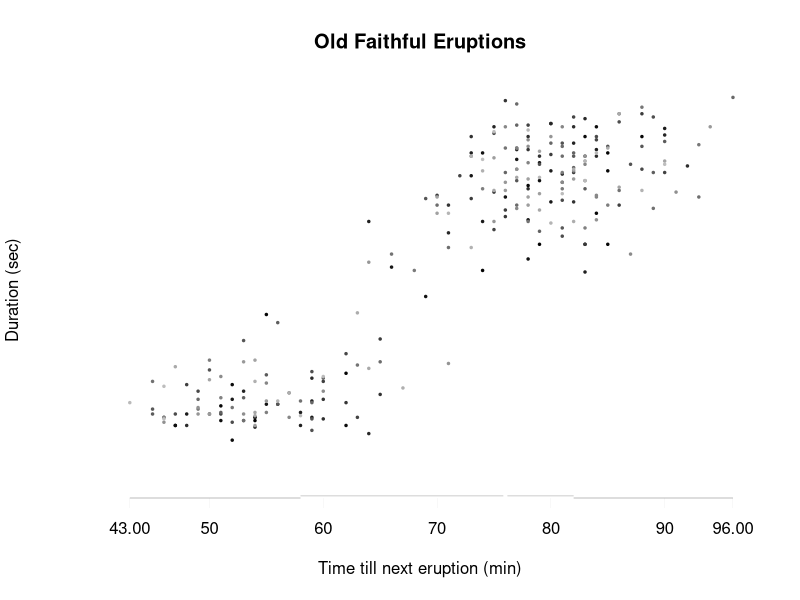

Here is the R script that generated this plot: (Note: this script raises an error after producing the figure.)
##     fancyaxis: Draw axis which shows minimum, maximum, quartiles
##                 and mean
##
##     Copyright (C) 2005 Steven J. Murdoch <http://www.cl.cam.ac.uk/users/sjm217/>
##
##     This program is free software; you can redistribute it and/or modify
##     it under the terms of the GNU General Public License as published by
##     the Free Software Foundation; either version 2 of the License, or
##     (at your option) any later version.
##
##     This program is distributed in the hope that it will be useful,
##     but WITHOUT ANY WARRANTY; without even the implied warranty of
##     MERCHANTABILITY or FITNESS FOR A PARTICULAR PURPOSE.  See the
##     GNU General Public License for more details.
##
##     You should have received a copy of the GNU General Public License
##     along with this program; if not, write to the Free Software
##     Foundation, Inc., 59 Temple Place, Suite 330, Boston, MA  02111-1307  USA

##     This is very much a work in progress and still of alpha
##     quality. See the example at the end of file for usage. It
##     currently does not deal with logarithmic scales properly and
##     needs manual tweaking of several values to suit different data
##     and output device resolution. Comments and suggestions are
##     appreciated. My contact details can be found here:
##        http://www.cl.cam.ac.uk/users/sjm217/     
##
##     The design of the graph is based on a scatterplot presented in
##     "The Visual Display of Quantitative Information", Edward Tufte.
##
##     $Id$

# Add a small amount of noise to a numeric vector, preserving minimum
# and minimum
clippedjitter <- function(x, ...) {
  # x:   numeric to which jitter should be added.
  # ...: parameters passed to jitter
  mi <- min(x)
  ma <- max(x)

  len=length(x)

  # Find a position for the min and max
  mipos <- ((1:len)[x==mi])[1]
  mapos <- ((1:len)[x==ma])[1]
  
  # The standard jittered data
  xj <- jitter(x, ...)

  # Find the elements which are outside the limits
  under <- xj<mi
  over <- xj>ma

  # Find the distance away from the limit
  dunder <- mi-xj[under]
  dover <- xj[over]-ma

  # Reflect over the limit
  repunder <- dunder+mi
  repover <- ma-dover

  # Replace out of limit values with the reflected ones
  xj[under] <- repunder
  xj[over] <- repover
  
  # Replace a jittered min/max with the original min/max
  xj[mipos] <- mi
  xj[mapos] <- ma
  
  # Return updated array
  xj
}

minimalrug <- function(x, ...) {
  # Rounded ends don't work well with erasing one end
  oldlend <- par(lend = "square")
  on.exit(par(oldlend))

  # Used for overwriting the axis line to leave tickmarks
  bg <- par("bg")
  if (bg == "transparent")
    bg <- "white"

  # Draw the rug
  rug(x, ...)
  # Remove the baseline
  axis(..., at=x, col=bg, tcl=0, label=FALSE, )
}
  
fancyaxis <- function(side, summ, mingap=0.5, digits=2) {
  # side: like axis()
  # summ: a summary object, for example returned by summary()
  # mingap: the smallest gap permitted between two tickmarks,
  #         expressed as a fraction of the default tickmark gap
  # digits: the number of digits to round minimum and maximum to
  
  # TODO:
  # Deal with case where length(axTicks)<2
  # Deal with logarithmic axis case

  # Get summary information
  amin <- summ[1]
  aq1 <- summ[2]
  amed <- summ[3]
  amean <- summ[4]
  aq3 <- summ[5]
  amax <- summ[6]

  # Calculate default positions of ticks
  ticks <- axTicks(side)

  # Calculate the minimum desired gap between ticks
  numticks <- length(ticks)
  axgap <- (ticks[numticks]-ticks[numticks-1])*mingap

  # Trim of any ticks that are outside the range
  tmax <- round(amax,digits)
  tmin <- round(amin,2)
  ticks <- ticks[ticks<=tmax]
  ticks <- ticks[ticks>=tmin]

  # Get new range of tickmarks
  numticks <- length(ticks)
  firsttick <- ticks[1]
  lasttick <- ticks[numticks]

  
  # If max tick will be too close to the last tick, replace it,
  #  otherwise append it
  if (tmax - lasttick < axgap) {
    ticks[numticks]<-tmax	
  } else {	
    ticks<-c(ticks,tmax)
  }
  
  # Similarly for first tick
  if (abs(tmin-firsttick) < axgap) {
    ticks[1]<-tmin	
  } else {	
    ticks<-c(tmin, ticks)
  }

  # Format the labels. min and max should have as many
  #  trailing zeros they were rounded to, the others
  #  should have the minimum needed to represent the tick marks
  numticks <- length(ticks)

  # Min and max
  lmin <- format(ticks[1], nsmall=digits, trim=TRUE)
  lmax <- format(ticks[numticks], nsmall=digits, trim=TRUE)

  # The others
  middle <- format(ticks[2:(numticks-1)], trim=TRUE)

  # Combine them
  labels <- c(lmin,middle,lmax)

  # Draw the axis
  oldlend <- par(lend = "square")
  on.exit(par(oldlend))

  # Used for overwriting the axis line to leave tickmarks
  bg <- par("bg")
  if (bg == "transparent")
    bg <- "white"

  # Draw the axis and tickmarks
  axis(side, ticks, labels=FALSE, col="gray50", lwd=0.05)
  # Erase the axis
  axis(side, ticks, labels=FALSE, col=bg, tcl = 0, lwd=0.2)
  # Draw the labels
  axis(side, ticks, labels=labels, tick=FALSE, tcl = 0, lwd=0.2)

  # Find out the properties of the side we are doing
  parside <-
    if (side==1){
      # Does the outside of the plot have larger or smaller vales
      flip <- 1
      # Are we on the xaxis
      xaxis <- TRUE
      # Relevant index of par("usr")
      3
    }
    else if (side==2) {
      flip <- 1
      xaxis <- FALSE
      1
    }
    else if (side==3) {
      flip <- -1
      xaxis <- TRUE
      4
    }
    else if (side==4) {
      flip <- -1
      xaxis <- FALSE
      2
    }

  # Axis position
  base<-par("usr")[parside]

  # Width and height in user units
  plotwidth <- diff(par("usr")[1:2])
  plotheight <- diff(par("usr")[3:4])

  # Shift for the q2 and q3 axis from the base (in inches)
  shift <- par("pin")[1]*0.003*flip
  # Gap for the median
  gap <- par("pin")[1]*0.003
  # Shift for the mean pointer away from the axis
  meanshift <- par("cin")[1]*0.5*flip

  # Scale lengths so both axes are equal on output device
  if (!xaxis) {
    shift <- shift/par("pin")[1]*plotwidth
    meanshift <- meanshift/par("pin")[1]*plotwidth
    gap <- gap/par("pin")[2]*plotheight
  } else {
    shift <- shift/par("pin")[2]*plotheight
    meanshift <- meanshift/par("pin")[2]*plotheight
    gap <- gap/par("pin")[1]*plotwidth
  }

  # Position of q2 and q3 axis segments
  offset <- base+shift

  # Stops the lines overrunning
  par(lend = "butt")
  
  # Draw q1 and q4 axis segments
  if (!xaxis) {
    #     xs,         ys,          Don't clip, Line width, Don't overlap 
    lines(rep(base,2),c(amin,aq1), xpd=TRUE, lwd=0.2)
    lines(rep(base,2),c(aq3,amax), xpd=TRUE, lwd=0.2)
  } else {
    lines(c(amin,aq1),rep(base,2), xpd=TRUE, lwd=0.2)
    lines(c(aq3,amax),rep(base,2), xpd=TRUE, lwd=0.2)
  }

  # Draw q2 and q3 axis segments
  if (!xaxis) {
    lines(rep(offset,2),c(aq1,amed-gap), xpd=TRUE, lwd=0.2)
    lines(rep(offset,2),c(amed+gap,aq3), xpd=TRUE, lwd=0.2)
  } else {
    lines(c(aq1,amed-gap),rep(offset,2), xpd=TRUE, lwd=0.2)
    lines(c(amed+gap,aq3),rep(offset,2), xpd=TRUE, lwd=0.2)
  }
  
  # Which segment is the mean in?
  if((amean>aq3) || (amean<aq1)) {
    # Mean is in q1/q4, so move relative to base
    meanbase <- base-meanshift
  } else {
    # Mean is in q2/q3, so move relative to shifted base
    meanbase <- offset-meanshift
  }

  # Draw the mean
  if (!xaxis) {
    points(meanbase, amean, pch=18, cex=0.7, col="red", xpd=TRUE)
  } else {
    points(amean, meanbase, pch=18, cex=0.7, col="red", xpd=TRUE)
  }
}

axisstripchart <- function(x, side) {
  # Find out the properties of the side we are doing
  parside <-
    if (side==1){
      # Does the outside of the plot have larger or smaller vales
      flip <- 1
      # Are we on the yaxis
      yaxis <- FALSE
      # Relevant index of par("usr")
      3
    }
    else if (side==2) {
      flip <- 1
      yaxis <- TRUE
      1
    }
    else if (side==3) {
      flip <- -1
      yaxis <- FALSE
      4
    }
    else if (side==4) {
      flip <- -1
      yaxis <- TRUE
      2
    }

  # Axis position
  base<-par("usr")[parside]
  
  # Width and height in user units
  plotwidth <- diff(par("usr")[1:2])
  plotheight <- diff(par("usr")[3:4])
  
  # Shift for the q2 and q3 axis from the base (in inches)
  shift <- par("pin")[1]*0.003*flip
  # Gap for the median
  gap <- par("pin")[1]*0.003
  # Shift for the mean pointer away from the axis
  meanshift <- par("cin")[1]*0.5*flip
  # Shift away from the q2 and q3 axis for the stripchart
  stripshift <- par("cin")[1]*0.2*flip
  # 
  
  # Scale lengths so both axes are equal on output device
  if (yaxis) {
    shift <- shift/par("pin")[1]*plotwidth
    meanshift <- meanshift/par("pin")[1]*plotwidth
    stripshift <- stripshift/par("pin")[1]*plotwidth
    gap <- gap/par("pin")[2]*plotheight
  } else {
    shift <- shift/par("pin")[2]*plotheight
    meanshift <- meanshift/par("pin")[2]*plotheight
    stripshift <- stripshift/par("pin")[2]*plotheight
    gap <- gap/par("pin")[1]*plotwidth
  }

  # If vertical, stripchart assumes offset is a factor of character
  # width, if horizontal, character height (bug?). So correct for this
  if (yaxis)
    offset=flip*par("cin")[2]/par("cin")[1]
  else
    offset=flip

  par(xpd=TRUE)
  stripchart(x, method="stack", vertical=yaxis, offset=offset, pch=15,
             cex=0.1, add=TRUE, at=base+shift+stripshift, col="red")
}
                            
### Example usage ###

opendevice <- function() {
  # Background colour
  par("bg"="#fffff0")
  #par("bg"="transparent")

  # Output device. If outputing to a file, remember to use dev.off() at
  #  the end
  #png(file="/tmp/faithful.png",width=480,height=320,bg=par("bg"))
  #postscript(file="/tmp/faithful.ps",paper="A4",bg=par("bg"))
  pdf(file="/tmp/faithful.pdf", width=297/25.4, height=210/25.4, bg=par("bg"))
  #X11(bg=par("bg"))

  # Make axis labels horizontal
  par(las=1)
}

closedevice <- function() {
  # Use this if outputing to a file
  dev.off()
}

stripchartexample <- function() {
  opendevice()

  #xdata=iris$Petal.Width
  #ydata=iris$Petal.Length

  #xdata=cars$speed
  #ydata=cars$dist

  # Sample dataset from R
  xdata <- faithful$waiting
  ydata <- faithful$eruptions*60

  # Label event age by a colour in the range (0,0.75)
  colours <- (1:length(xdata))/length(xdata)*0.75

  # Plot the data
  plot(xdata,ydata,
       # Omit axes
       axes=FALSE,
       pch=20,
       main="Old Faithful Eruptions",
       xlab="Time till next eruption (min)",
       ylab="Duration (sec)",
       # Leave some space for the rug plot
       xlim=c(41,max(xdata)),
       ylim=c(70,max(ydata)),
       cex=0.5,
       col=gray(colours))

  # Add the axes, passing in the summary to provide quartile and mean
  fancyaxis(1,summary(xdata))
  fancyaxis(2,summary(ydata))

  axisstripchart(xdata, 1)
  axisstripchart(ydata, 2)

  closedevice()
}

rugexample <- function() {
  opendevice()

  #xdata=iris$Petal.Width
  #ydata=iris$Petal.Length

  #xdata=cars$speed
  #ydata=cars$dist

  # Sample dataset from R
  xdata <- faithful$waiting
  ydata <- faithful$eruptions*60

  # Label event age by a colour in the range (0,0.75)
  colours <- (1:length(xdata))/length(xdata)*0.75

  # Plot the data
  plot(xdata,ydata,
       # Omit axes
       axes=FALSE,
       pch=20,
       main="Old Faithful Eruptions",
       xlab="Time till next eruption (min)",
       ylab="Duration (sec)",
       # Leave some space for the rug plot
       xlim=c(41,max(xdata)),
       ylim=c(70,max(ydata)),
       cex=0.5,
       col=gray(colours))

  # Add the axes, passing in the summary to provide quartile and mean
  fancyaxis(1,summary(xdata))
  fancyaxis(2,summary(ydata))

  # This data is heavily rounded and there are lots of ties, so use
  #  jitter to show distribution. It is not ideal but will do for
  #  and example
  jx <- clippedjitter(xdata, amount=0.4)
  jy <- clippedjitter(ydata, amount=0.1)

  # Draw the rug for X
  minimalrug(jx, side=1, line=-0.7, tcl=0.3)
  # Draw the rug for Y
  minimalrug(jy, side=2, line=-0.7, tcl=0.3)

  closedevice()
}

stripchartexample()
